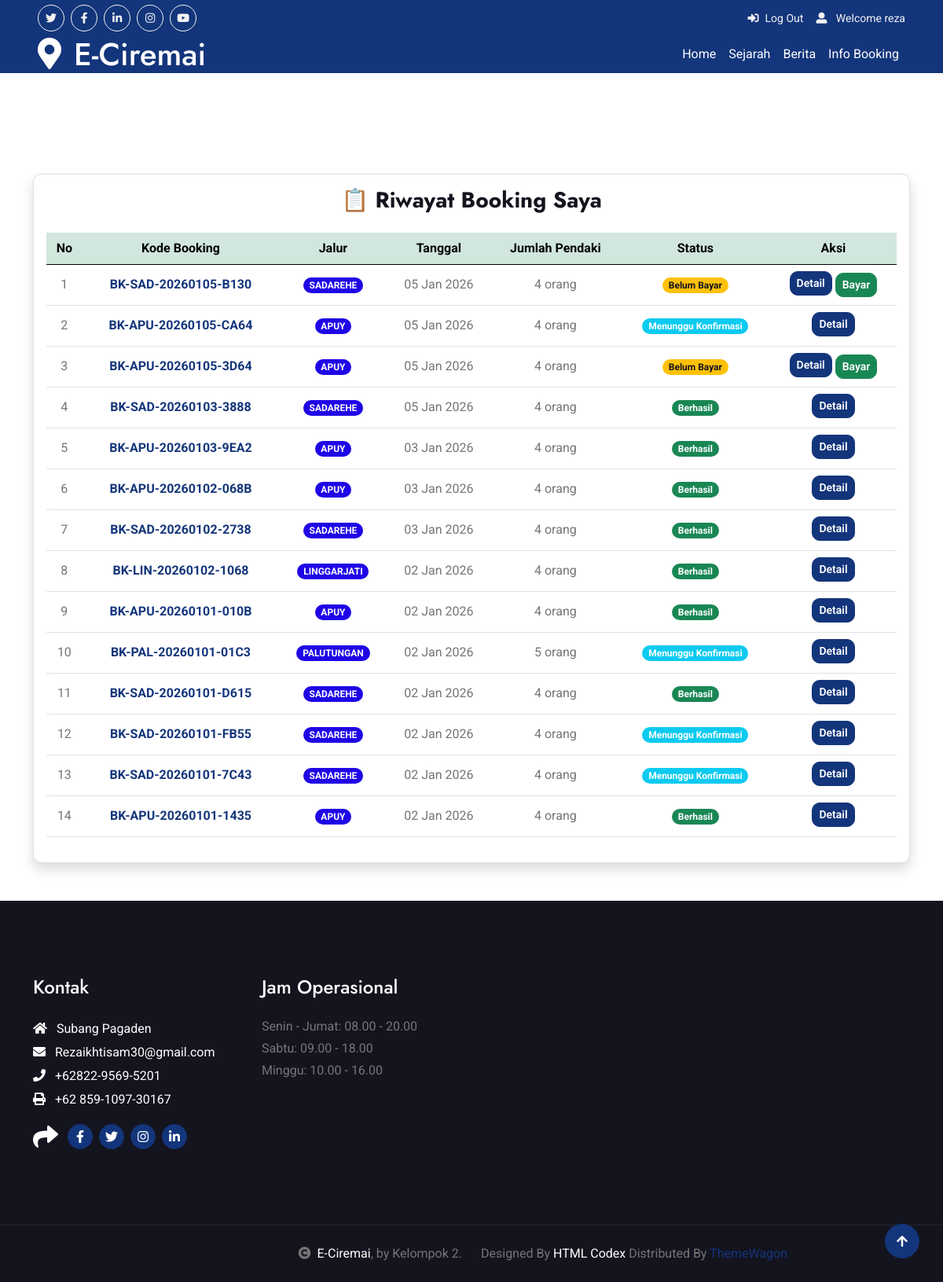
Screenshot of /info_booking.php (signed in) with the database file from the repository.
### tables this page shows
CREATE TABLE `booking_pendaki` (
  `id_booking` int(11) NOT NULL,
  `akun_id` int(100) DEFAULT NULL,
  `kode_booking` varchar(30) DEFAULT NULL,
  `id_kp` int(11) NOT NULL,
  `jalur` enum('apuy','sadarehe','linggarjati','palutungan') NOT NULL,
  `jumlah_pendaki` int(3) NOT NULL,
  `no_ktp` varchar(20) NOT NULL,
  `nama_lengkap` varchar(100) NOT NULL,
  `tgl_lahir` date NOT NULL,
  `jenis_kelamin` enum('L','P') NOT NULL,
  `berat_badan` int(3) NOT NULL,
  `tinggi_badan` int(3) NOT NULL,
  `email` varchar(100) NOT NULL,
  `no_telp` varchar(15) NOT NULL,
  `no_telp_keluarga` varchar(15) NOT NULL,
  `created_at` timestamp NOT NULL DEFAULT current_timestamp(),
  `status_pembayaran` enum('menunggu_pembayaran','menunggu_konfirmasi','berhasil','ditolak') DEFAULT 'menunggu_pembayaran',
  `bukti_pembayaran` varchar(255) DEFAULT NULL,
  `tanggal_booking` datetime DEFAULT current_timestamp(),
  `total_pembayaran` int(11) DEFAULT NULL
);

CREATE TABLE `kuota_pendakian` (
  `id_kp` int(11) NOT NULL,
  `tanggal` date NOT NULL,
  `apuy` int(11) DEFAULT 0,
  `palutungan` int(11) DEFAULT 0,
  `linggarjati` int(11) DEFAULT 0,
  `sadarehe` int(11) DEFAULT 0
);

### info_booking.php (the view, shortened to what this page needs)
<?php
include_once "header.php";
$akun_id = $_SESSION['akun_id'];
$query = mysqli_query($koneksi, "
    SELECT
        bp.kode_booking,
        bp.jalur,
        bp.jumlah_pendaki,
        bp.status_pembayaran,
        bp.created_at,
        kp.tanggal
    FROM booking_pendaki bp
    JOIN kuota_pendakian kp ON bp.id_kp = kp.id_kp
    WHERE bp.akun_id = '$akun_id'
    ORDER BY bp.created_at DESC
");
?>
<div class="container-fluid position-relative p-0">
    <nav class="navbar navbar-expand-lg navbar-dark bg-primary px-4 px-lg-5 py-3 py-lg-0">
        <a href="index.php" class="navbar-brand p-0 text-white">
            <h1 class="m-0 text-white">
                <i class="fa fa-map-marker-alt me-3"></i>E-Ciremai
            </h1>
        </a>
        <div class="collapse navbar-collapse" id="navbarCollapse">
            <div class="navbar-nav ms-auto py-0">
                <a href="home.php" class="nav-item nav-link text-white">Home</a>
                <a href="sejarah.php" class="nav-item nav-link text-white">Sejarah</a>
                <a href="berita.php" class="nav-item nav-link text-white">Berita</a>
                <a href="info_booking.php" class="nav-item nav-link active fw-semibold text-white">
                    Info Booking
                </a>
            </div>
        </div>
    </nav>
</div>
<div style="height:80px"></div>
<div class="container mt-5 mb-5">
    <div class="card shadow rounded-4">
        <div class="card-body">
            <h3 class="mb-4 text-center fw-bold">
                📋 Riwayat Booking Saya
            </h3>
            <?php if (mysqli_num_rows($query) == 0): ?>
                <div class="alert alert-info text-center">
                    Kamu belum pernah melakukan booking.
                </div>
            <?php else: ?>
            <div class="table-responsive">
                <table class="table align-middle text-center">
                    <thead class="table-success">
                        <tr>
                            <th>No</th>
                            <th>Kode Booking</th>
                            <th>Jalur</th>
                            <th>Tanggal</th>
                            <th>Jumlah Pendaki</th>
                            <th>Status</th>
                            <th>Aksi</th>
                        </tr>
                    </thead>
                    <tbody>
                    <?php $no = 1; while ($row = mysqli_fetch_assoc($query)): ?>
                        <tr>
                            <td><?= $no++ ?></td>
                            <td class="fw-bold text-primary">
                                <?= $row['kode_booking'] ?>
                            </td>
                            <td>
                                <span class="badge bg-secondary text-uppercase">
                                    <?= $row['jalur'] ?>
                                </span>
                            </td>
                            <td>
                                <?= date('d M Y', strtotime($row['tanggal'])) ?>
                            </td>
                            <td>
                                <?= $row['jumlah_pendaki'] ?> orang
                            </td>
                            <td>
                                <?php
                                if ($row['status_pembayaran'] == 'menunggu_pembayaran') {
                                    echo "<span class='badge bg-warning text-dark'>Belum Bayar</span>";
                                } elseif ($row['status_pembayaran'] == 'menunggu_konfirmasi') {
                                    echo "<span class='badge bg-info'>Menunggu Konfirmasi</span>";
                                } elseif ($row['status_pembayaran'] == 'berhasil') {
                                    echo "<span class='badge bg-success'>Berhasil</span>";
                                } else {
                                    echo "<span class='badge bg-danger'>Ditolak</span>";
                                }
                                ?>
                            </td>
                            <td>
                                <a href="riwayat.php?kode=<?= $row['kode_booking'] ?>"
                                   class="btn btn-sm btn-primary mb-1">
                                   Detail
                                </a>
                                <?php if ($row['status_pembayaran'] == 'menunggu_pembayaran'): ?>
                                    <a href="pembayaran.php?kode=<?= $row['kode_booking'] ?>"
                                       class="btn btn-sm btn-success">
                                       Bayar
                                    </a>
                                <?php endif; ?>
                            </td>
                        </tr>
                    <?php endwhile; ?>
                    </tbody>
                </table>
            </div>
            <?php endif; ?>
        </div>
    </div>
</div>
<?php include_once "footer.php"; ?>

### css/style.css (style rules this page uses)
.btn { font-weight: 600; transition: .5s; }
.btn.btn-primary { box-shadow: inset 0 0 0 0 var(--bs-primary); }

### rows the page displays
booking_pendaki: kode_booking "BK-SAD-20260105-B130", jalur "SADAREHE", id_kp.tanggal "05 Jan 2026", jumlah_pendaki "4", shows "Belum Bayar"
booking_pendaki: kode_booking "BK-APU-20260105-CA64", jalur "APUY", id_kp.tanggal "05 Jan 2026", jumlah_pendaki "4", shows "Menunggu Konfirmasi"
booking_pendaki: kode_booking "BK-APU-20260105-3D64", jalur "APUY", id_kp.tanggal "05 Jan 2026", jumlah_pendaki "4", shows "Belum Bayar"
booking_pendaki: kode_booking "BK-SAD-20260103-3888", jalur "SADAREHE", id_kp.tanggal "05 Jan 2026", jumlah_pendaki "4", status_pembayaran "Berhasil"
booking_pendaki: kode_booking "BK-APU-20260103-9EA2", jalur "APUY", id_kp.tanggal "03 Jan 2026", jumlah_pendaki "4", status_pembayaran "Berhasil"
booking_pendaki: kode_booking "BK-APU-20260102-068B", jalur "APUY", id_kp.tanggal "03 Jan 2026", jumlah_pendaki "4", status_pembayaran "Berhasil"
booking_pendaki: kode_booking "BK-SAD-20260102-2738", jalur "SADAREHE", id_kp.tanggal "03 Jan 2026", jumlah_pendaki "4", status_pembayaran "Berhasil"
booking_pendaki: kode_booking "BK-LIN-20260102-1068", jalur "LINGGARJATI", id_kp.tanggal "02 Jan 2026", jumlah_pendaki "4", status_pembayaran "Berhasil"
booking_pendaki: kode_booking "BK-APU-20260101-010B", jalur "APUY", id_kp.tanggal "02 Jan 2026", jumlah_pendaki "4", status_pembayaran "Berhasil"
booking_pendaki: kode_booking "BK-PAL-20260101-01C3", jalur "PALUTUNGAN", id_kp.tanggal "02 Jan 2026", jumlah_pendaki "5", shows "Menunggu Konfirmasi"
booking_pendaki: kode_booking "BK-SAD-20260101-D615", jalur "SADAREHE", id_kp.tanggal "02 Jan 2026", jumlah_pendaki "4", status_pembayaran "Berhasil"
booking_pendaki: kode_booking "BK-SAD-20260101-FB55", jalur "SADAREHE", id_kp.tanggal "02 Jan 2026", jumlah_pendaki "4", shows "Menunggu Konfirmasi"
booking_pendaki: kode_booking "BK-SAD-20260101-7C43", jalur "SADAREHE", id_kp.tanggal "02 Jan 2026", jumlah_pendaki "4", shows "Menunggu Konfirmasi"
booking_pendaki: kode_booking "BK-APU-20260101-1435", jalur "APUY", id_kp.tanggal "02 Jan 2026", jumlah_pendaki "4", status_pembayaran "Berhasil"

### other values shown
$_SESSION['username'] "reza"
